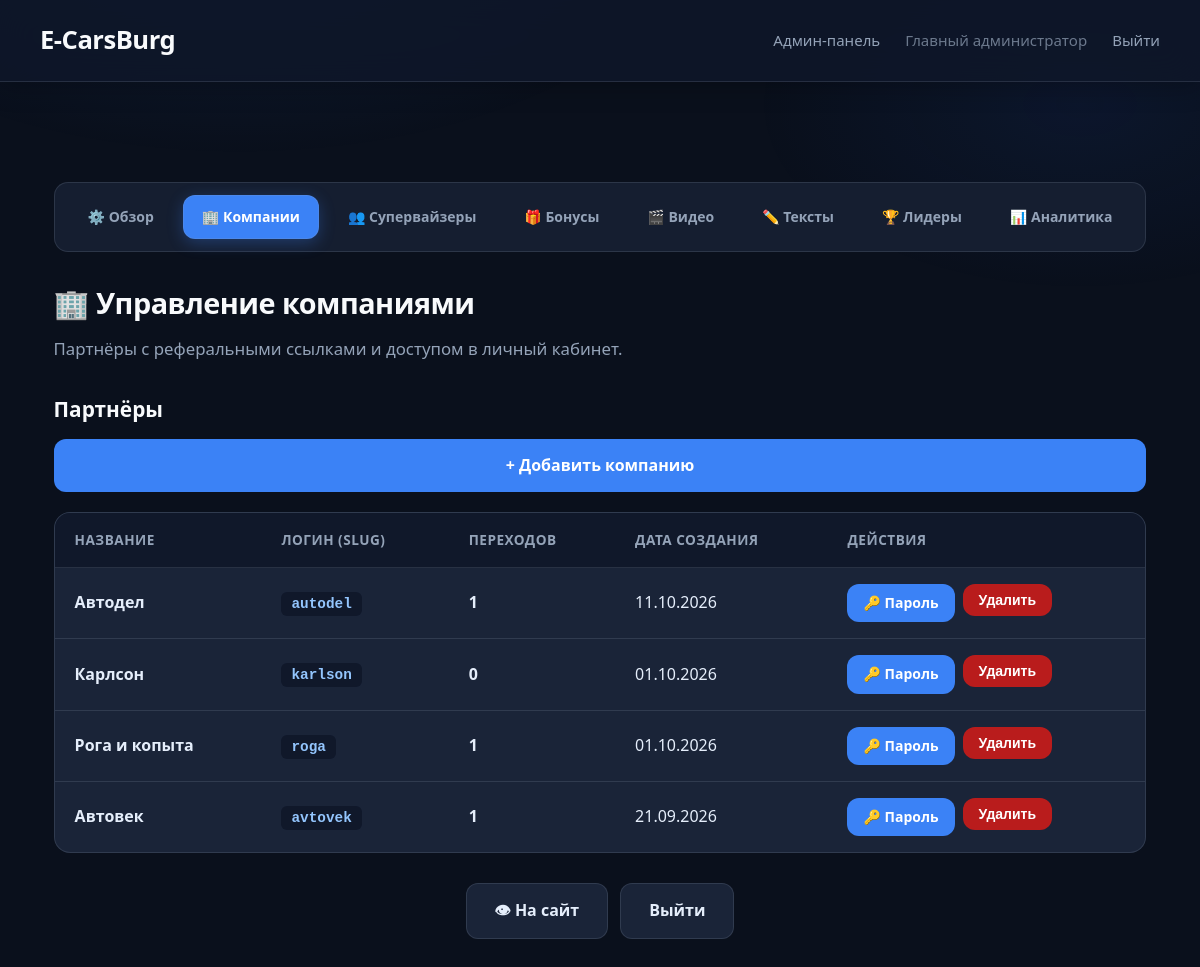
Before: /admin/companies (signed in) with the older database file.
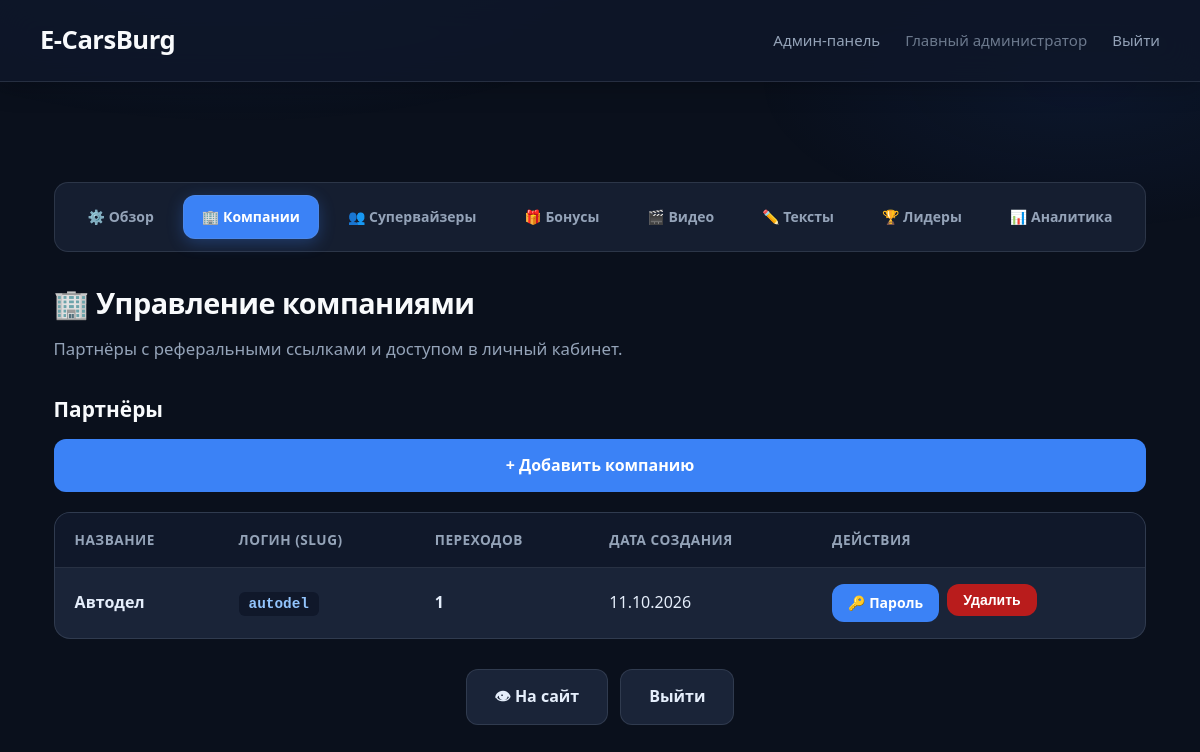
After: the same page with the newer database file.
### models.py (models this page shows, shortened)
class Company(Base):
    __tablename__ = 'companies'
    id: Mapped[int] = mapped_column(primary_key=True, index=True)
    name: Mapped[str] = mapped_column(String(100), nullable=False)
    slug: Mapped[str] = mapped_column(String(50), unique=True, index=True, nullable=False)
    description: Mapped[str] = mapped_column(Text, nullable=True)
    email: Mapped[str] = mapped_column(String(100), unique=True, nullable=False)
    password_hash: Mapped[str] = mapped_column(String(255), nullable=False)
    is_admin: Mapped[bool] = mapped_column(Boolean, default=False)
    role: Mapped[str] = mapped_column(String(20), default=ROLE_PARTNER, nullable=False, index=True)
    created_by_id: Mapped[int] = mapped_column(ForeignKey('companies.id'), nullable=True, index=True)
    created_at: Mapped[datetime] = mapped_column(DateTime, default=datetime.utcnow)
    clicks: Mapped[list["ClickEvent"]] = relationship(
        "ClickEvent",
        back_populates="company",
        cascade="all, delete-orphan"
    )
    created_by = relationship("Company", remote_side=[id], foreign_keys=[created_by_id])
    @property
    def is_authenticated(self):
        return True
    def get_role(self) -> str:
        if self.role:
            return self.role
        return ROLE_ADMIN if self.is_admin else ROLE_PARTNER
    @property
    def is_main_admin(self) -> bool:
        return self.get_role() == ROLE_ADMIN
    @property
    def is_supervisor(self) -> bool:
        return self.get_role() == ROLE_SUPERVISOR
    @property
    def is_staff(self) -> bool:
        return self.get_role() in (ROLE_ADMIN, ROLE_SUPERVISOR)
    @property
    def role_label(self) -> str:
        return {
            ROLE_ADMIN: 'Главный администратор',
            ROLE_SUPERVISOR: 'Супервайзер',
            ROLE_PARTNER: 'Партнёр',
        }.get(self.get_role(), 'Пользователь')

### app.py (the view)
@app.route('/admin/companies')
@staff_required
def admin_companies():
    db = SessionLocal()
    try:
        q = db.query(Company).filter(Company.role == ROLE_PARTNER)
        if current_user.is_supervisor:
            q = q.filter(Company.created_by_id == current_user.id)
        companies = q.order_by(Company.created_at.desc()).all()
        companies_data = []
        for comp in companies:
            click_count = db.query(ClickEvent).filter_by(company_id=comp.id).count()
            companies_data.append({
                'company': comp,
                'clicks': click_count
            })
        return render_template('admin_companies.html', companies_data=companies_data)
    finally:
        db.close()

### app.py (called while the page is built)
@login_manager.user_loader
def load_user(user_id):
    db = SessionLocal()
    try:
        return db.get(Company, int(user_id))
    finally:
        db.close()

def staff_required(f):
    from functools import wraps
    @wraps(f)
    @login_required
    def decorated_function(*args, **kwargs):
        if not current_user.is_staff:
            flash('Доступ запрещён.', 'error')
            return redirect(url_for('post_login_redirect'))
        return f(*args, **kwargs)
    return decorated_function

### templates/admin_companies.html (shortened to what this page needs)
{% extends "admin_base.html" %}
{% set active_nav = "companies" %}
{% block content %}
        <h1>🏢 {% if current_user.is_supervisor %}Мои компании{% else %}Управление компаниями{% endif %}</h1>
        <p>{% if current_user.is_supervisor %}Компании-партнёры, которые вы создали. Здесь можно выдать или сменить пароль.{% else %}Партнёры с реферальными ссылками и доступом в личный кабинет.{% endif %}</p>
        <div class="section-header">
            <h2>Партнёры</h2>
            <a href="{{ url_for('admin_add_company') }}" class="btn btn-primary">+ Добавить компанию</a>
        </div>
        <table class="leaderboard-table">
            <thead>
                <tr>
                    <th>Название</th>
                    <th>Логин (slug)</th>
                    <th>Переходов</th>
                    <th>Дата создания</th>
                    <th>Действия</th>
                </tr>
            </thead>
            <tbody>
                {% if companies_data %}
                    {% for item in companies_data %}
                    <tr>
                        <td><strong>{{ item.company.name }}</strong></td>
                        <td><code>{{ item.company.slug }}</code></td>
                        <td><strong>{{ item.clicks }}</strong></td>
                        <td>{{ item.company.created_at.strftime('%d.%m.%Y') if item.company.created_at else '-' }}</td>
                        <td>
                            <div style="display: flex; gap: 8px; flex-wrap: wrap;">
                                <a href="{{ url_for('admin_change_password', company_id=item.company.id) }}" class="btn btn-primary btn-small" style="text-decoration: none;">🔑 Пароль</a>
                                {% if current_user.is_main_admin %}
                                <form method="POST" action="{{ url_for('admin_delete_company', company_id=item.company.id) }}" style="display: inline;" onsubmit="return confirm('Удалить компанию {{ item.company.name }}?')">
                                    <button type="submit" class="btn btn-danger btn-small">Удалить</button>
                                </form>
                                {% endif %}
                            </div>
                        </td>
                    </tr>
                    {% endfor %}
                {% endif %}
            </tbody>
        </table>
{% endblock %}

Changed rows visible on the page:
removed Company: company.name "Карлсон", company.slug "karlson", company.created_at "01.10.2026"
removed Company: company.name "Рога и копыта", company.slug "roga", company.created_at "01.10.2026"
removed Company: company.name "Автовек", company.slug "avtovek", company.created_at "21.09.2026"
Other visible differences:
list line gone: "0 🔑 Пароль Удалить"
list line gone: "1 🔑 Пароль Удалить"
